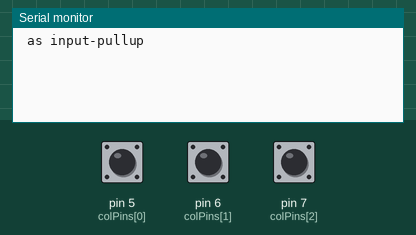
The sketch below on a simulated Arduino Leonardo, built with avr-gcc and run on an emulated ATmega32U4. Parts: the last lines printed to the serial monitor. The test bench sets the inputs (shaded band); at power-on: pin 5 (colPins[0]) HIGH, pin 6 (colPins[1]) HIGH, pin 7 (colPins[2]) HIGH.

Above: at 1.2 s.
1.3 s: pin 5 (colPins[0]) pulled LOW for 0.15 s
At 2.0 s:
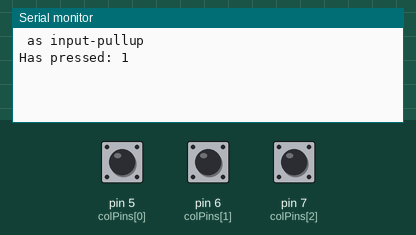
2.9 s: pin 6 (colPins[1]) pulled LOW for 0.15 s
At 4.2 s:
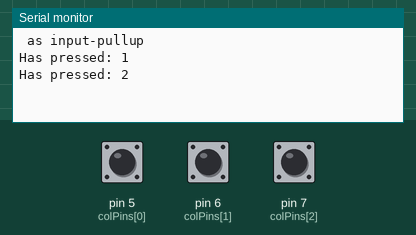
4.5 s: pin 7 (colPins[2]) pulled LOW for 0.15 s
At 5.6 s:
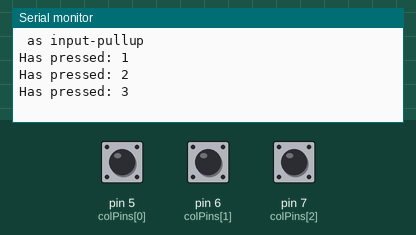

The sketch:

3Keys.ino
```cpp
#include <Keypad.h>
#include <HID-Project.h>
#include <HID-Settings.h>

const byte ROWS = 1; // one rows
const byte COLS = 3; // Three columns

// Define the Keymap

char keys[ROWS][COLS] = {
  {'1','2','3'}
};

byte rowPins[ROWS] = {14};
byte colPins[COLS] = {5, 6, 7};

void setup() {
  Serial.begin(9600);
  Serial.println(" as input-pullup");
  pinMode(colPins[0], INPUT_PULLUP);
  pinMode(colPins[1], INPUT_PULLUP);
  pinMode(colPins[2], INPUT_PULLUP);
}

void pressKey(char key){
  switch(key){
    case '1':
      Keyboard.write(KEY_F22);
      delay(100);
      break;
    case '2':
      Keyboard.write(KEY_F23);
      delay(100);
      break;
    case '3':
      Keyboard.write(KEY_F24);
      delay(100);
      break;
    default:
      Serial.print(key);
  }
}

void loop() {
  for(int j=0; j<COLS;j++){
    byte currentCol = colPins[j];
    for(int i=0; i<ROWS;i++){
      byte currentRow = rowPins[i];
      pinMode(currentRow, OUTPUT);
      digitalWrite(currentRow, LOW);
      if(digitalRead(currentRow)== LOW and digitalRead(currentCol)==LOW){
        char key = keys[i][j];
        pressKey(key);
        Serial.print("Has pressed: ");
        Serial.println(key);
        delay(150);
      }
      pinMode(currentRow, INPUT);
    }
    pinMode(currentCol, INPUT_PULLUP);
  }

}
```

Measured:
- after the input at 1.3 s, the serial monitor: prints a new line after 0.10 s (image 1)
- after the input at 2.9 s, the serial monitor: prints a new line after 0.10 s (image 2)
- after the input at 4.5 s, the serial monitor: prints a new line after 0.10 s (image 3)
